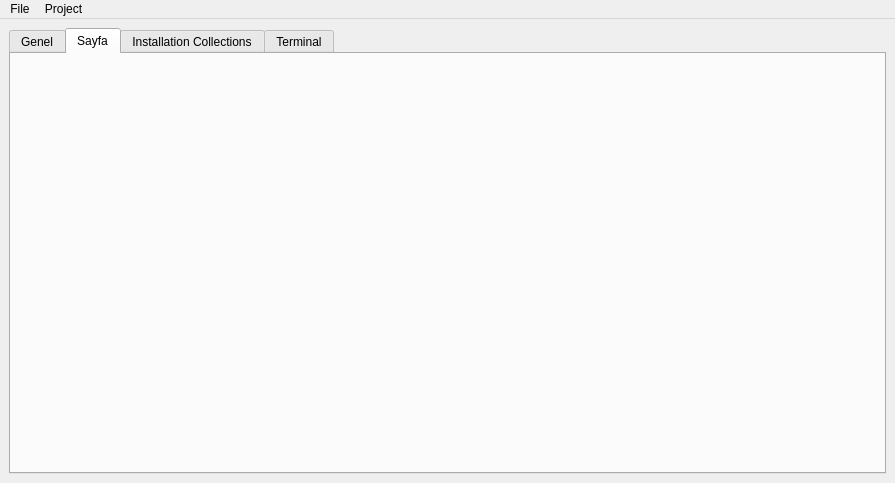
<?xml version="1.0" encoding="UTF-8"?>
<ui version="4.0">
 <class>MainWindow</class>
 <widget class="QMainWindow" name="MainWindow">
  <property name="geometry">
   <rect>
    <x>0</x>
    <y>0</y>
    <width>893</width>
    <height>483</height>
   </rect>
  </property>
  <property name="windowTitle">
   <string>Pisi Iso Creator</string>
  </property>
  <property name="windowIcon">
   <iconset resource="raw.qrc">
    <normaloff>:/raw/pics/pisi-logo-magenta64x64.png</normaloff>:/raw/pics/pisi-logo-magenta64x64.png</iconset>
  </property>
  <widget class="QWidget" name="centralwidget">
   <layout class="QGridLayout" name="gridLayout_5">
    <item row="0" column="0">
     <widget class="QTabWidget" name="tabWidget">
      <property name="currentIndex">
       <number>1</number>
      </property>
      <widget class="QWidget" name="tab">
       <attribute name="title">
        <string>Genel</string>
       </attribute>
       <layout class="QGridLayout" name="gridLayout_2">
        <item row="0" column="0">
         <layout class="QGridLayout" name="gridLayout">
          <item row="8" column="1" colspan="2">
           <widget class="QLineEdit" name="le_iso_output_dir">
            <property name="enabled">
             <bool>false</bool>
            </property>
            <property name="toolTip">
             <string>Path to the local directory which contains metadata about the image like the release notes, etc.</string>
            </property>
           </widget>
          </item>
          <item row="2" column="0">
           <widget class="QLabel" name="label_3">
            <property name="text">
             <string>Repository</string>
            </property>
           </widget>
          </item>
          <item row="2" column="1" colspan="2">
           <widget class="QLineEdit" name="lineRepository">
            <property name="toolTip">
             <string>Local or remote URL of the repository index from which the image will be created</string>
            </property>
           </widget>
          </item>
          <item row="1" column="0">
           <widget class="QLabel" name="label_5">
            <property name="sizePolicy">
             <sizepolicy hsizetype="Fixed" vsizetype="Preferred">
              <horstretch>0</horstretch>
              <verstretch>0</verstretch>
             </sizepolicy>
            </property>
            <property name="text">
             <string>Extra parameters</string>
            </property>
           </widget>
          </item>
          <item row="0" column="1" colspan="3">
           <widget class="QLineEdit" name="lineTitle">
            <property name="toolTip">
             <string>The title of the Pardus image</string>
            </property>
            <property name="placeholderText">
             <string>Image Title</string>
            </property>
           </widget>
          </item>
          <item row="1" column="1" colspan="3">
           <widget class="QLineEdit" name="lineParameters">
            <property name="toolTip">
             <string>Extra parameters to pass to the kernel command line during boot.</string>
            </property>
           </widget>
          </item>
          <item row="6" column="1" colspan="2">
           <widget class="QLineEdit" name="lineWorkFolder">
            <property name="toolTip">
             <string>Path to the directory where Pardusman will work and create the related files and directories</string>
            </property>
           </widget>
          </item>
          <item row="6" column="3">
           <widget class="QPushButton" name="pushBrowseWorkFolder">
            <property name="text">
             <string>Browse</string>
            </property>
           </widget>
          </item>
          <item row="4" column="0">
           <widget class="QLabel" name="label_6">
            <property name="text">
             <string>Plugin package</string>
            </property>
           </widget>
          </item>
          <item row="7" column="3">
           <widget class="QComboBox" name="comboCompression">
            <item>
             <property name="text">
              <string>xz</string>
             </property>
            </item>
            <item>
             <property name="text">
              <string>gzip</string>
             </property>
            </item>
            <item>
             <property name="text">
              <string>lzma</string>
             </property>
            </item>
            <item>
             <property name="text">
              <string>lzo</string>
             </property>
            </item>
            <item>
             <property name="text">
              <string>zstd</string>
             </property>
            </item>
           </widget>
          </item>
          <item row="3" column="3">
           <widget class="QPushButton" name="pushBrowseReleaseFiles">
            <property name="text">
             <string>Browse</string>
            </property>
           </widget>
          </item>
          <item row="5" column="0">
           <widget class="QLabel" name="label_8">
            <property name="text">
             <string>Live iso repo</string>
            </property>
           </widget>
          </item>
          <item row="3" column="1" colspan="2">
           <widget class="QLineEdit" name="lineReleaseFiles">
            <property name="toolTip">
             <string>Path to the local directory which contains metadata about the image like the release notes, etc.</string>
            </property>
           </widget>
          </item>
          <item row="7" column="0">
           <widget class="QLabel" name="label_7">
            <property name="text">
             <string>Image type</string>
            </property>
           </widget>
          </item>
          <item row="8" column="0">
           <widget class="QCheckBox" name="check_use_project_dir">
            <property name="text">
             <string>Use project dir as iso
output dir</string>
            </property>
            <property name="checked">
             <bool>true</bool>
            </property>
           </widget>
          </item>
          <item row="6" column="0">
           <widget class="QLabel" name="label_2">
            <property name="text">
             <string>Work folder</string>
            </property>
           </widget>
          </item>
          <item row="8" column="3">
           <widget class="QPushButton" name="btn_browse_iso_output_dir">
            <property name="enabled">
             <bool>false</bool>
            </property>
            <property name="text">
             <string>Browse</string>
            </property>
           </widget>
          </item>
          <item row="3" column="0">
           <widget class="QLabel" name="label_4">
            <property name="text">
             <string>Release files</string>
            </property>
           </widget>
          </item>
          <item row="5" column="1" colspan="2">
           <widget class="QLineEdit" name="lineLiveIsoRepo">
            <property name="text">
             <string/>
            </property>
            <property name="placeholderText">
             <string/>
            </property>
           </widget>
          </item>
          <item row="4" column="3">
           <widget class="QPushButton" name="pushBrowsePluginPackage">
            <property name="text">
             <string>Browse</string>
            </property>
           </widget>
          </item>
          <item row="4" column="1" colspan="2">
           <widget class="QLineEdit" name="linePluginPackage"/>
          </item>
          <item row="2" column="3">
           <widget class="QPushButton" name="pushBrowseRepository">
            <property name="sizePolicy">
             <sizepolicy hsizetype="Fixed" vsizetype="Fixed">
              <horstretch>0</horstretch>
              <verstretch>0</verstretch>
             </sizepolicy>
            </property>
            <property name="text">
             <string>Browse</string>
            </property>
           </widget>
          </item>
          <item row="7" column="1" colspan="2">
           <widget class="QComboBox" name="comboType">
            <item>
             <property name="text">
              <string>Installation Image</string>
             </property>
            </item>
            <item>
             <property name="text">
              <string>Live Image</string>
             </property>
            </item>
           </widget>
          </item>
          <item row="0" column="0">
           <widget class="QLabel" name="label">
            <property name="text">
             <string>Image title</string>
            </property>
           </widget>
          </item>
         </layout>
        </item>
        <item row="1" column="0">
         <spacer name="verticalSpacer">
          <property name="orientation">
           <enum>Qt::Vertical</enum>
          </property>
          <property name="sizeHint" stdset="0">
           <size>
            <width>20</width>
            <height>40</height>
           </size>
          </property>
         </spacer>
        </item>
       </layout>
      </widget>
      <widget class="QWidget" name="tab_4">
       <property name="minimumSize">
        <size>
         <width>873</width>
         <height>0</height>
        </size>
       </property>
       <attribute name="title">
        <string>Sayfa</string>
       </attribute>
       <layout class="QGridLayout" name="gridLayout_7"/>
      </widget>
      <widget class="QWidget" name="tab_2">
       <attribute name="title">
        <string>Installation Collections</string>
       </attribute>
       <layout class="QGridLayout" name="gridLayout_3">
        <item row="0" column="1">
         <widget class="QPushButton" name="pushAddCollection">
          <property name="text">
           <string>Add</string>
          </property>
         </widget>
        </item>
        <item row="1" column="1">
         <widget class="QPushButton" name="pushModifyCollection">
          <property name="text">
           <string>Modify</string>
          </property>
         </widget>
        </item>
        <item row="2" column="1">
         <widget class="QPushButton" name="pushRemoveCollection">
          <property name="text">
           <string>Remove</string>
          </property>
         </widget>
        </item>
        <item row="3" column="1">
         <widget class="QPushButton" name="pushSetDefaultCollection">
          <property name="enabled">
           <bool>true</bool>
          </property>
          <property name="text">
           <string>Set as Default</string>
          </property>
          <property name="checkable">
           <bool>true</bool>
          </property>
          <property name="checked">
           <bool>true</bool>
          </property>
         </widget>
        </item>
        <item row="4" column="1">
         <widget class="QCheckBox" name="checkCollection">
          <property name="text">
           <string>Collection Base</string>
          </property>
         </widget>
        </item>
        <item row="5" column="1">
         <spacer name="verticalSpacer_2">
          <property name="orientation">
           <enum>Qt::Vertical</enum>
          </property>
          <property name="sizeHint" stdset="0">
           <size>
            <width>20</width>
            <height>416</height>
           </size>
          </property>
         </spacer>
        </item>
        <item row="0" column="0" rowspan="6">
         <widget class="QListWidget" name="listPackageCollection"/>
        </item>
       </layout>
      </widget>
      <widget class="QWidget" name="tab_3">
       <attribute name="title">
        <string>Terminal</string>
       </attribute>
       <layout class="QGridLayout" name="gridLayout_6">
        <item row="0" column="0">
         <layout class="QVBoxLayout" name="terminalLayout"/>
        </item>
       </layout>
      </widget>
     </widget>
    </item>
   </layout>
  </widget>
  <widget class="QMenuBar" name="menubar">
   <property name="geometry">
    <rect>
     <x>0</x>
     <y>0</y>
     <width>893</width>
     <height>30</height>
    </rect>
   </property>
   <widget class="QMenu" name="menuFile">
    <property name="title">
     <string>File</string>
    </property>
    <addaction name="actionNew"/>
    <addaction name="actionOpen"/>
    <addaction name="separator"/>
    <addaction name="actionSave"/>
    <addaction name="actionSaveAs"/>
    <addaction name="separator"/>
    <addaction name="actionExit"/>
   </widget>
   <widget class="QMenu" name="menuProject">
    <property name="title">
     <string>Project</string>
    </property>
    <widget class="QMenu" name="menuCommands">
     <property name="title">
      <string>Commands</string>
     </property>
     <addaction name="actionMake_Repo"/>
     <addaction name="separator"/>
     <addaction name="actionMake_Live"/>
     <addaction name="actionPack_Live"/>
     <addaction name="separator"/>
     <addaction name="actionMake_Iso"/>
    </widget>
    <widget class="QMenu" name="menuMissing_Packages">
     <property name="title">
      <string>Missing Packages</string>
     </property>
     <addaction name="actionCheck_Repo"/>
     <addaction name="actionRemoveMissingPackages"/>
    </widget>
    <addaction name="actionUpdateRepo"/>
    <addaction name="separator"/>
    <addaction name="actionPackages"/>
    <addaction name="actionInstallationImagePackages"/>
    <addaction name="actionLanguages"/>
    <addaction name="separator"/>
    <addaction name="actionMakeImage"/>
    <addaction name="menuCommands"/>
    <addaction name="menuMissing_Packages"/>
   </widget>
   <addaction name="menuFile"/>
   <addaction name="menuProject"/>
  </widget>
  <action name="actionNew">
   <property name="icon">
    <iconset resource="raw.qrc">
     <normaloff>:/raw/pics/document-new.png</normaloff>:/raw/pics/document-new.png</iconset>
   </property>
   <property name="text">
    <string>New</string>
   </property>
  </action>
  <action name="actionOpen">
   <property name="icon">
    <iconset resource="raw.qrc">
     <normaloff>:/raw/pics/document-open.png</normaloff>:/raw/pics/document-open.png</iconset>
   </property>
   <property name="text">
    <string>Open...</string>
   </property>
   <property name="shortcut">
    <string>Ctrl+O</string>
   </property>
  </action>
  <action name="actionSave">
   <property name="icon">
    <iconset resource="raw.qrc">
     <normaloff>:/raw/pics/document-save.png</normaloff>:/raw/pics/document-save.png</iconset>
   </property>
   <property name="text">
    <string>Save</string>
   </property>
  </action>
  <action name="actionSaveAs">
   <property name="icon">
    <iconset resource="raw.qrc">
     <normaloff>:/raw/pics/document-save-as.png</normaloff>:/raw/pics/document-save-as.png</iconset>
   </property>
   <property name="text">
    <string>Save As...</string>
   </property>
  </action>
  <action name="actionExit">
   <property name="icon">
    <iconset resource="raw.qrc">
     <normaloff>:/raw/pics/application-exit.png</normaloff>:/raw/pics/application-exit.png</iconset>
   </property>
   <property name="text">
    <string>Exit</string>
   </property>
  </action>
  <action name="actionUpdateRepo">
   <property name="icon">
    <iconset resource="raw.qrc">
     <normaloff>:/raw/pics/view-refresh.png</normaloff>:/raw/pics/view-refresh.png</iconset>
   </property>
   <property name="text">
    <string>Update Repo</string>
   </property>
   <property name="shortcut">
    <string>F5</string>
   </property>
  </action>
  <action name="actionPackages">
   <property name="icon">
    <iconset resource="raw.qrc">
     <normaloff>:/raw/pics/applications-other.png</normaloff>:/raw/pics/applications-other.png</iconset>
   </property>
   <property name="text">
    <string>Packages...</string>
   </property>
  </action>
  <action name="actionInstallationImagePackages">
   <property name="icon">
    <iconset resource="raw.qrc">
     <normaloff>:/raw/pics/applications-other.png</normaloff>:/raw/pics/applications-other.png</iconset>
   </property>
   <property name="text">
    <string>Installation Image Packages...</string>
   </property>
  </action>
  <action name="actionLanguages">
   <property name="icon">
    <iconset resource="raw.qrc">
     <normaloff>:/raw/pics/applications-education-language.png</normaloff>:/raw/pics/applications-education-language.png</iconset>
   </property>
   <property name="text">
    <string>Languages...</string>
   </property>
  </action>
  <action name="actionMakeImage">
   <property name="icon">
    <iconset resource="raw.qrc">
     <normaloff>:/raw/pics/media-optical.png</normaloff>:/raw/pics/media-optical.png</iconset>
   </property>
   <property name="text">
    <string>Make Image</string>
   </property>
   <property name="shortcut">
    <string>Ctrl+R</string>
   </property>
  </action>
  <action name="actionMake_Repo">
   <property name="text">
    <string>Make Repo</string>
   </property>
  </action>
  <action name="actionCheck_Repo">
   <property name="text">
    <string>Check Repo</string>
   </property>
  </action>
  <action name="actionMake_Live">
   <property name="text">
    <string>Make Live</string>
   </property>
  </action>
  <action name="actionPack_Live">
   <property name="text">
    <string>Pack Live</string>
   </property>
  </action>
  <action name="actionMake_Iso">
   <property name="text">
    <string>Make Iso</string>
   </property>
   <property name="shortcut">
    <string>Ctrl+Shift+C</string>
   </property>
  </action>
  <action name="actionCheck">
   <property name="text">
    <string>Check</string>
   </property>
  </action>
  <action name="actionRemoveMissingPackages">
   <property name="text">
    <string>Remove Missing Packages</string>
   </property>
  </action>
 </widget>
 <tabstops>
  <tabstop>lineTitle</tabstop>
  <tabstop>lineParameters</tabstop>
  <tabstop>lineRepository</tabstop>
  <tabstop>lineReleaseFiles</tabstop>
  <tabstop>linePluginPackage</tabstop>
  <tabstop>lineWorkFolder</tabstop>
  <tabstop>comboType</tabstop>
  <tabstop>pushBrowseRepository</tabstop>
  <tabstop>pushBrowseReleaseFiles</tabstop>
  <tabstop>pushBrowsePluginPackage</tabstop>
  <tabstop>pushBrowseWorkFolder</tabstop>
  <tabstop>comboCompression</tabstop>
 </tabstops>
 <resources>
  <include location="raw.qrc"/>
 </resources>
 <connections>
  <connection>
   <sender>check_use_project_dir</sender>
   <signal>toggled(bool)</signal>
   <receiver>le_iso_output_dir</receiver>
   <slot>setDisabled(bool)</slot>
   <hints>
    <hint type="sourcelabel">
     <x>83</x>
     <y>400</y>
    </hint>
    <hint type="destinationlabel">
     <x>251</x>
     <y>401</y>
    </hint>
   </hints>
  </connection>
  <connection>
   <sender>check_use_project_dir</sender>
   <signal>toggled(bool)</signal>
   <receiver>btn_browse_iso_output_dir</receiver>
   <slot>setDisabled(bool)</slot>
   <hints>
    <hint type="sourcelabel">
     <x>122</x>
     <y>421</y>
    </hint>
    <hint type="destinationlabel">
     <x>835</x>
     <y>412</y>
    </hint>
   </hints>
  </connection>
 </connections>
</ui>
